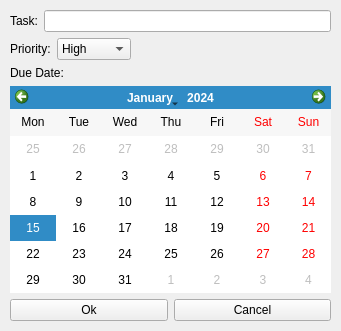
<?xml version="1.0" encoding="UTF-8"?>
<ui version="4.0">
 <class>add_task</class>
 <widget class="QWidget" name="add_task">
  <property name="windowModality">
   <enum>Qt::ApplicationModal</enum>
  </property>
  <property name="geometry">
   <rect>
    <x>0</x>
    <y>0</y>
    <width>341</width>
    <height>331</height>
   </rect>
  </property>
  <property name="minimumSize">
   <size>
    <width>341</width>
    <height>331</height>
   </size>
  </property>
  <property name="maximumSize">
   <size>
    <width>341</width>
    <height>331</height>
   </size>
  </property>
  <property name="focusPolicy">
   <enum>Qt::NoFocus</enum>
  </property>
  <property name="windowTitle">
   <string>Add Task</string>
  </property>
  <property name="windowIcon">
   <iconset resource="resource.qrc">
    <normaloff>:/images/checklist.png</normaloff>:/images/checklist.png</iconset>
  </property>
  <widget class="QWidget" name="layoutWidget">
   <property name="geometry">
    <rect>
     <x>10</x>
     <y>10</y>
     <width>321</width>
     <height>311</height>
    </rect>
   </property>
   <layout class="QVBoxLayout" name="verticalLayout_2">
    <item>
     <layout class="QHBoxLayout" name="horizontalLayout">
      <item>
       <widget class="QLabel" name="label">
        <property name="text">
         <string>Task:</string>
        </property>
       </widget>
      </item>
      <item>
       <widget class="QLineEdit" name="task_line_edit">
        <property name="clearButtonEnabled">
         <bool>false</bool>
        </property>
       </widget>
      </item>
     </layout>
    </item>
    <item>
     <layout class="QHBoxLayout" name="horizontalLayout_2">
      <item>
       <widget class="QLabel" name="label_3">
        <property name="text">
         <string>Priority:</string>
        </property>
       </widget>
      </item>
      <item>
       <widget class="QComboBox" name="priority_combobox">
        <item>
         <property name="text">
          <string>High</string>
         </property>
        </item>
        <item>
         <property name="text">
          <string>Medium</string>
         </property>
        </item>
        <item>
         <property name="text">
          <string>Low</string>
         </property>
        </item>
       </widget>
      </item>
      <item>
       <spacer name="horizontalSpacer">
        <property name="orientation">
         <enum>Qt::Horizontal</enum>
        </property>
        <property name="sizeHint" stdset="0">
         <size>
          <width>40</width>
          <height>20</height>
         </size>
        </property>
       </spacer>
      </item>
     </layout>
    </item>
    <item>
     <layout class="QVBoxLayout" name="verticalLayout">
      <item>
       <widget class="QLabel" name="label_2">
        <property name="text">
         <string>Due Date:</string>
        </property>
       </widget>
      </item>
      <item>
       <widget class="QCalendarWidget" name="due_date_widget">
        <property name="contextMenuPolicy">
         <enum>Qt::NoContextMenu</enum>
        </property>
        <property name="gridVisible">
         <bool>false</bool>
        </property>
        <property name="verticalHeaderFormat">
         <enum>QCalendarWidget::NoVerticalHeader</enum>
        </property>
        <property name="navigationBarVisible">
         <bool>true</bool>
        </property>
        <property name="dateEditEnabled">
         <bool>true</bool>
        </property>
       </widget>
      </item>
     </layout>
    </item>
    <item>
     <layout class="QHBoxLayout" name="horizontalLayout_3">
      <item>
       <widget class="QPushButton" name="ok_button">
        <property name="text">
         <string>Ok</string>
        </property>
       </widget>
      </item>
      <item>
       <widget class="QPushButton" name="cancel_button">
        <property name="text">
         <string>Cancel</string>
        </property>
       </widget>
      </item>
     </layout>
    </item>
   </layout>
  </widget>
 </widget>
 <resources>
  <include location="resource.qrc"/>
 </resources>
 <connections/>
</ui>
